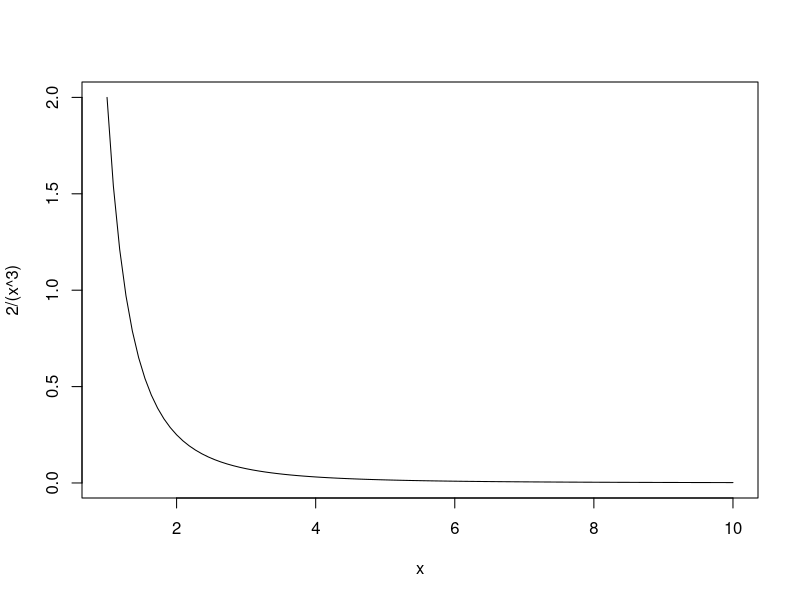
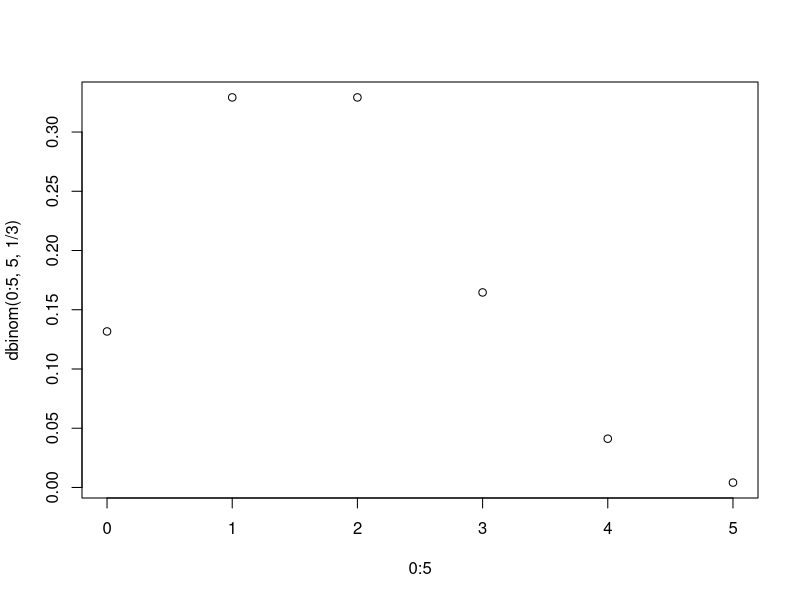
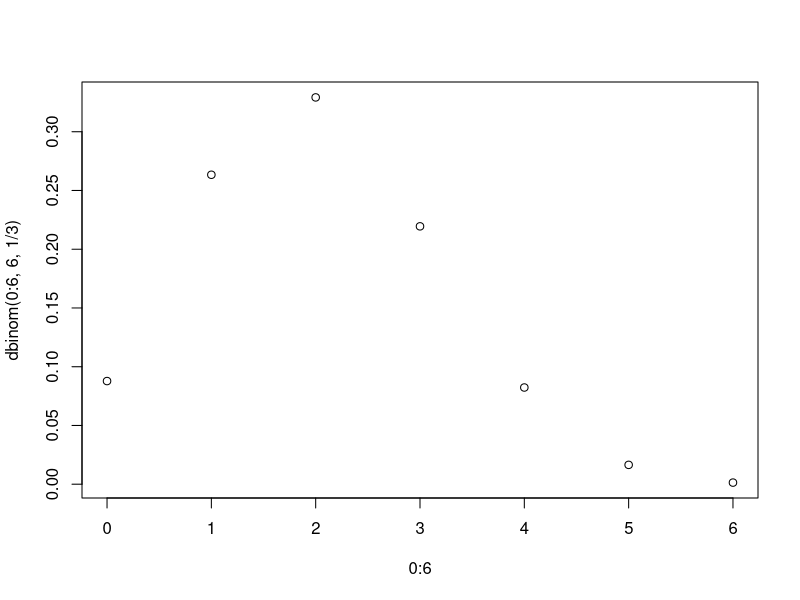
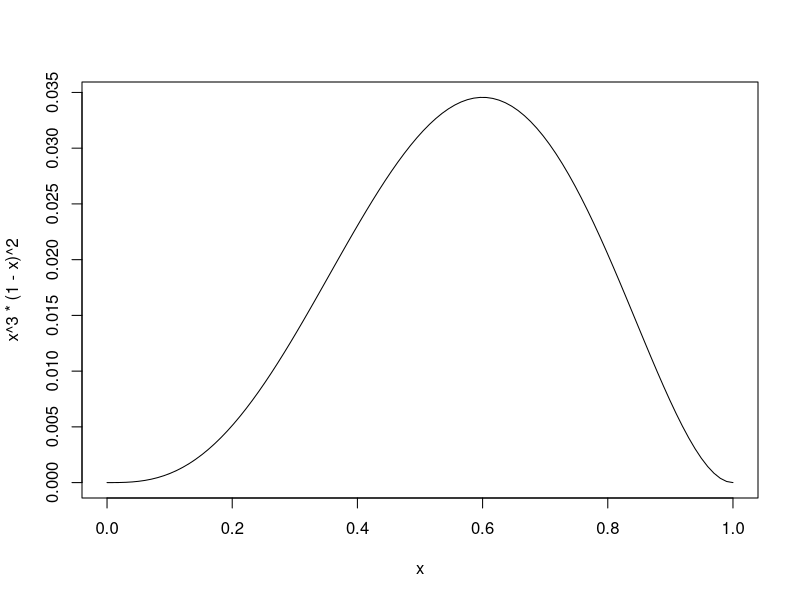
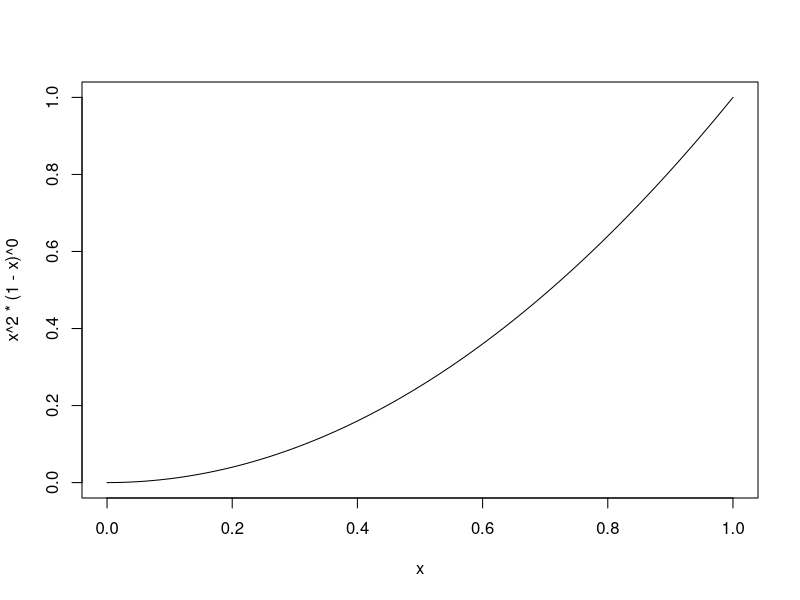
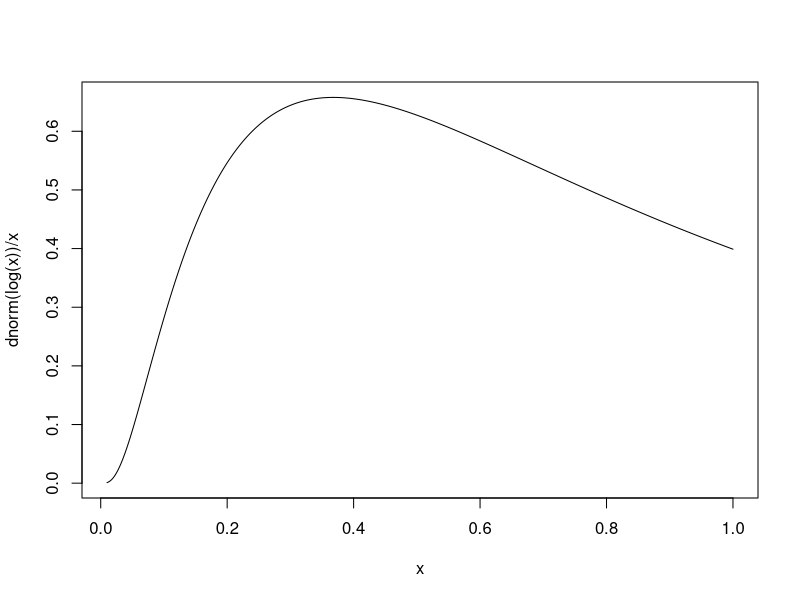

Here is the R script that generated these plots, in order:
## ---- chunk 1
curve(2/(x^3), from=1, to=10, 100)
## ---- chunk 2
plot(0:5,dbinom(0:5,5,1/3))

which.max(pbinom(0:5,5,1/3)>=0.5)-1

which.max(dbinom(0:5,5,1/3))-1
## ---- chunk 3
plot(0:6,dbinom(0:6,6,1/3))

which.max(pbinom(0:6,6,1/3)>=0.5)-1

which.max(dbinom(0:6,6,1/3))-1
## ---- chunk 4
#A mostly non rainy year

rain<-rep(0,365)
days<-sample(1:365,10)
amounts<-sample(1:10,10)
rain[days]<-amounts

mean(rain)
median(rain)
max(rain)


mean(rain[rain>0])
median(rain[rain>0])
max(rain[rain>0])
## ---- chunk 5
  curve(x^3*(1-x)^2, from=0, to=1, 100)
## ---- chunk 6
(1/2)^(1/3)
## ---- chunk 7
  curve(x^2*(1-x)^0, from=0, to=1, 100)
## ---- chunk 8
x<-exp(rnorm(1000000,2,2))
median(x)-exp(2)
## ---- chunk 9
h<-function(k) dnorm(log(k))/k
optimize (h,lower=0, upper=1,maximum = TRUE)
## ---- chunk 10
curve(dnorm(log(x))/x,from=0.01, to=1, 1000)
## ---- chunk 11
x<-rnorm(1000,10,3)
mean(x)^2
sum(x^2)/1000

x<-rnorm(1000,10,4)
mean(x)^2
sum(x^2)/1000

